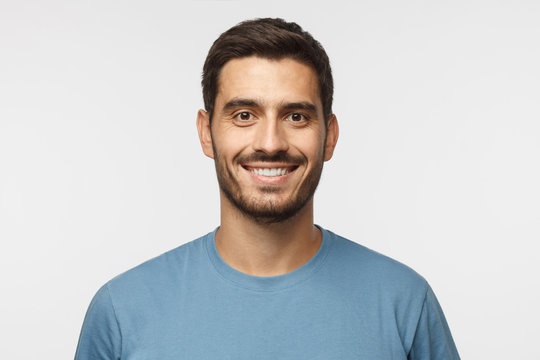
#> input picture images/men.jpg, 540 x 360 px
$ python program2.py   (older library calls are emulated)
#> lines starting #> are read from the running program, lines starting #| are printed output that depends on the picture; after the words box and inside, x2 and y2 are one past the last pixel; in counts of white or black regions, pixels touching at a corner belong together
#EXPERIMENT 2 : Edge detection using Sobel, canny, and Laplacian operators
import cv2
import matplotlib.pyplot as plt

# Load image in grayscale
image = cv2.imread('images/men.jpg', cv2.IMREAD_GRAYSCALE)
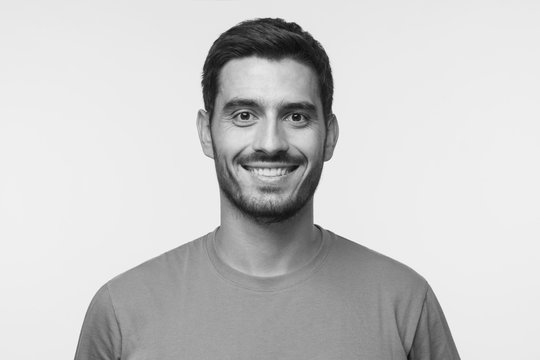
#> image: shape (360, 540); min 6, max 254, mean 202.5

if image is None:
    raise FileNotFoundError("Make sure 'your_image.jpg' is in the current directory.")

# Sobel Edge Detection
sobel_x = cv2.Sobel(image, cv2.CV_64F, 1, 0, ksize=3)  # X-direction
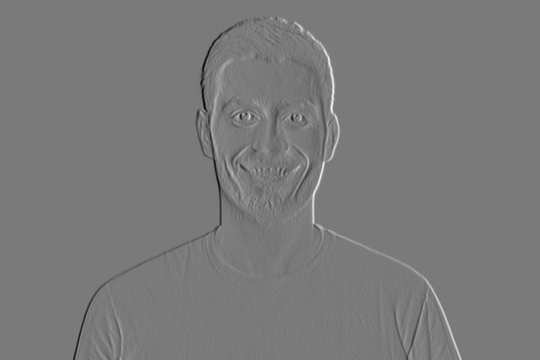
#> sobel_x: shape (360, 540) float64; min -718, max 777, mean 0; drawn with min black and max white
sobel_y = cv2.Sobel(image, cv2.CV_64F, 0, 1, ksize=3)      # Y-direction
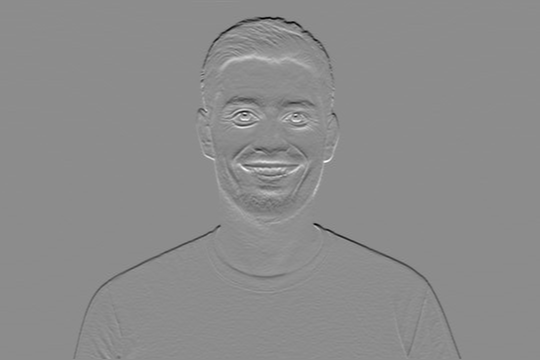
#> sobel_y: shape (360, 540) float64; min -737, max 600, mean -1.4; drawn with min black and max white
sobel_combined = cv2.magnitude(sobel_x, sobel_y)
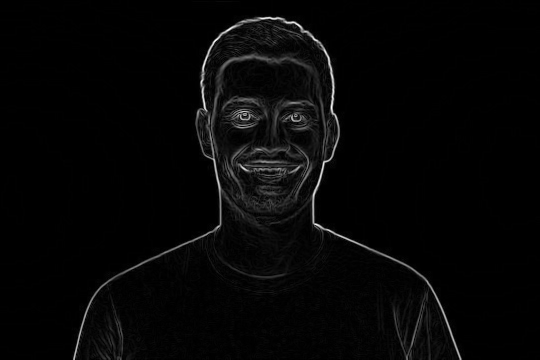
#> sobel_combined: shape (360, 540) float64; min 0, max 777.1, mean 18.6; drawn with min black and max white

# Canny Edge Detection
canny = cv2.Canny(image, 100, 200)
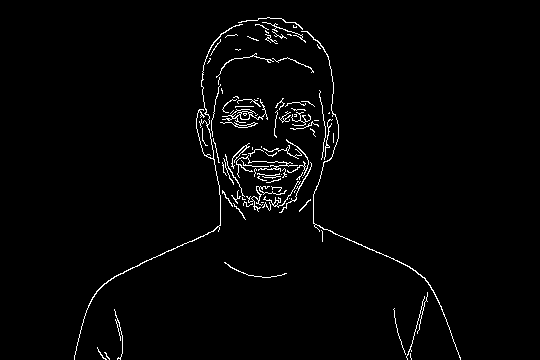
#> canny: shape (360, 540); 2.1% white in thin lines or dots, all inside (x1, y1, x2, y2) = (74, 17, 461, 360)

# Laplacian Edge Detection
laplacian = cv2.Laplacian(image, cv2.CV_64F)
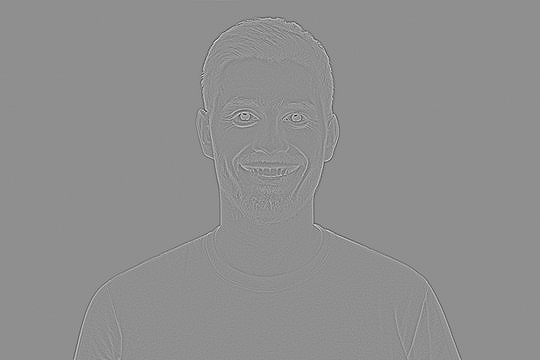
#> laplacian: shape (360, 540) float64; min -326, max 254, mean 0; drawn with min black and max white

# Plot the results
plt.figure(figsize=(12, 8))

plt.subplot(2, 3, 1), plt.imshow(image, cmap='gray')
plt.title('Original'), plt.axis('off')

plt.subplot(2, 3, 2), plt.imshow(sobel_x, cmap='gray')
plt.title('Sobel - X'), plt.axis('off')

plt.subplot(2, 3, 3), plt.imshow(sobel_y, cmap='gray')
plt.title('Sobel - Y'), plt.axis('off')

plt.subplot(2, 3, 4), plt.imshow(sobel_combined, cmap='gray')
plt.title('Sobel - Combined'), plt.axis('off')

plt.subplot(2, 3, 5), plt.imshow(canny, cmap='gray')
plt.title('Canny'), plt.axis('off')

plt.subplot(2, 3, 6), plt.imshow(laplacian, cmap='gray')
plt.title('Laplacian'), plt.axis('off')

plt.tight_layout()
plt.show()
